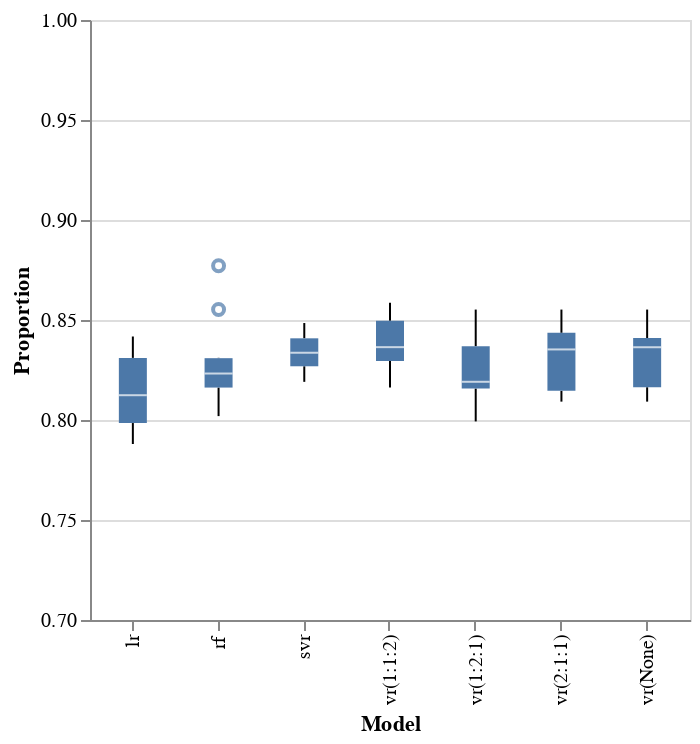

Write notebook code for a chart like this one.
### Code cell
print(top_three_scores)

alt.Chart(top_three_scores).mark_boxplot().encode(
    alt.Y("Proportion:Q", scale=alt.Scale(domain=[0.7, 1])),
    x='Model',
).properties(width=300)

### Figure 1 — Vega-Lite specification as saved in the notebook (floating-point values rounded to 4 significant figures)
{"config": {"view": {"continuousWidth": 400, "continuousHeight": 300}}, "data": {"name": "data-303aed72f64554c4888e037a4dcd98cc"}, "mark": "boxplot", "encoding": {"x": {"type": "nominal", "field": "Model"}, "y": {"type": "quantitative", "field": "Proportion", "scale": {"domain": [0.7, 1]}}}, "width": 300, "$schema": "https://vega.github.io/schema/vega-lite/v4.8.1.json", "datasets": {"data-303aed72f64554c4888e037a4dcd98cc": [{"Model": "svr", "Proportion": 0.8404}, {"Model": "lr", "Proportion": 0.8208}, {"Model": "rf", "Proportion": 0.8241}, {"Model": "vr(None)", "Proportion": 0.8404}, {"Model": "vr(2:1:1)", "Proportion": 0.8436}, {"Model": "vr(1:2:1)", "Proportion": 0.8339}, {"Model": "vr(1:1:2)", "Proportion": 0.8502}, {"Model": "svr", "Proportion": 0.8275}, {"Model": "lr", "Proportion": 0.7923}, {"Model": "rf", "Proportion": 0.8204}, {"Model": "vr(None)", "Proportion": 0.8134}, {"Model": "vr(2:1:1)", "Proportion": 0.8134}, {"Model": "vr(1:2:1)", "Proportion": 0.7993}, {"Model": "vr(1:1:2)", "Proportion": 0.831}, {"Model": "svr", "Proportion": 0.8311}, {"Model": "lr", "Proportion": 0.8345}, {"Model": "rf", "Proportion": 0.8311}, {"Model": "vr(None)", "Proportion": 0.8412}, {"Model": "vr(2:1:1)", "Proportion": 0.8412}, {"Model": "vr(1:2:1)", "Proportion": 0.8378}, {"Model": "vr(1:1:2)", "Proportion": 0.848}, {"Model": "svr", "Proportion": 0.8249}, {"Model": "lr", "Proportion": 0.798}, {"Model": "rf", "Proportion": 0.8148}, {"Model": "vr(None)", "Proportion": 0.8182}, {"Model": "vr(2:1:1)", "Proportion": 0.8182}, {"Model": "vr(1:2:1)", "Proportion": 0.8215}, {"Model": "vr(1:1:2)", "Proportion": 0.8215}, {"Model": "svr", "Proportion": 0.8474}, {"Model": "lr", "Proportion": 0.8409}, {"Model": "rf", "Proportion": 0.8019}, {"Model": "vr(None)", "Proportion": 0.8474}, {"Model": "vr(2:1:1)", "Proportion": 0.8506}, {"Model": "vr(1:2:1)", "Proportion": 0.8506}, {"Model": "vr(1:1:2)", "Proportion": 0.8506}, {"Model": "svr", "Proportion": 0.8267}, {"Model": "lr", "Proportion": 0.8}, {"Model": "rf", "Proportion": 0.8133}, {"Model": "vr(None)", "Proportion": 0.84}, {"Model": "vr(2:1:1)", "Proportion": 0.8433}, {"Model": "vr(1:2:1)", "Proportion": 0.8167}, {"Model": "vr(1:1:2)", "Proportion": 0.8367}, {"Model": "svr", "Proportion": 0.841}, {"Model": "lr", "Proportion": 0.788}, {"Model": "rf", "Proportion": 0.8304}, {"Model": "vr(None)", "Proportion": 0.8092}, {"Model": "vr(2:1:1)", "Proportion": 0.8092}, {"Model": "vr(1:2:1)", "Proportion": 0.8021}, {"Model": "vr(1:1:2)", "Proportion": 0.8163}, {"Model": "svr", "Proportion": 0.8191}, {"Model": "lr", "Proportion": 0.8125}, {"Model": "rf", "Proportion": 0.8224}, {"Model": "vr(None)", "Proportion": 0.8158}, {"Model": "vr(2:1:1)", "Proportion": 0.8125}, {"Model": "vr(1:2:1)", "Proportion": 0.8158}, {"Model": "vr(1:1:2)", "Proportion": 0.8289}, {"Model": "svr", "Proportion": 0.8485}, {"Model": "lr", "Proportion": 0.8418}, {"Model": "rf", "Proportion": 0.8552}, {"Model": "vr(None)", "Proportion": 0.8552}, {"Model": "vr(2:1:1)", "Proportion": 0.8552}, {"Model": "vr(1:2:1)", "Proportion": 0.8552}, {"Model": "vr(1:1:2)", "Proportion": 0.8586}, {"Model": "svr", "Proportion": 0.8362}, {"Model": "lr", "Proportion": 0.8123}, {"Model": "rf", "Proportion": 0.8771}, {"Model": "vr(None)", "Proportion": 0.8328}, {"Model": "vr(2:1:1)", "Proportion": 0.8294}, {"Model": "vr(1:2:1)", "Proportion": 0.8157}, {"Model": "vr(1:1:2)", "Proportion": 0.8362}]}}
